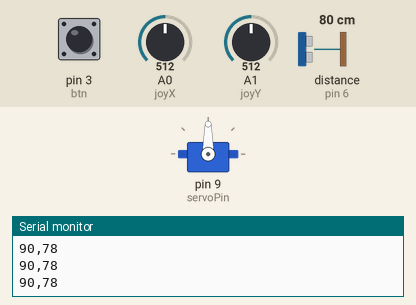
Recording of a sketch running on a simulated Arduino Uno, built with avr-gcc and run on an emulated ATmega328P. On the bench: servo, the last lines printed to the serial monitor. Wiring (inferred from the names in the program): ultrasonic range finder: trigger pin 5; echo pin 6. Inputs (shaded band) come from the test bench; at power-on: A1 (joyY) = 512, pin 3 (btn) HIGH, A0 (joyX) = 512, distance to the obstacle (sensor on pin 6) 80 cm. The echo pulse lasts 58.3 µs per cm.

Above: at 1.7 s.
1.8 s: A1 (joyY) set to 227
3.3 s: A1 (joyY) set to 196
At 6.1 s:
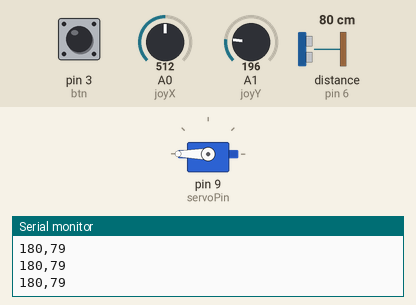
6.3 s: A1 (joyY) set to 798
7.8 s: A1 (joyY) set to 829
At 8.09 s:
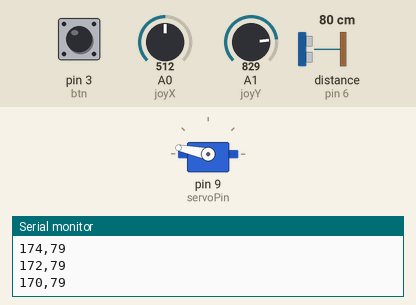
10.8 s: A1 (joyY) set to 716
At 10.8 s:
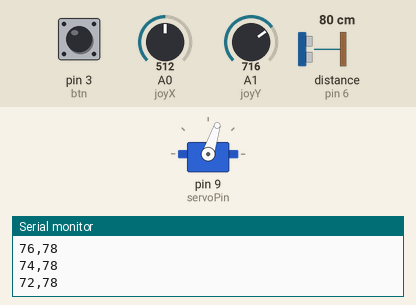
12.3 s: A1 (joyY) set to 900
At 14.7 s:
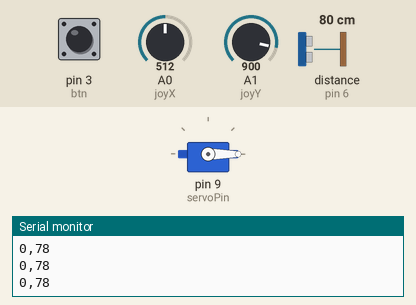
Timing chart, 0 to 16.2 s (numbered marks = the images above; inputs shaded):
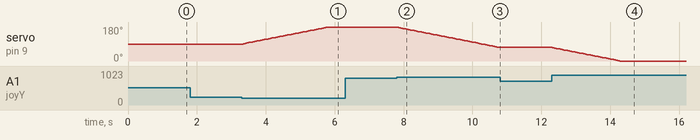

The sketch:

v1.ino
```cpp
#include <Servo.h>

Servo servo;

// Pins
const int joyX = A0, joyY = A1, btn = 3;
const int trig = 5, echo = 6, servoPin = 9;

// State
int cx, cy, angle = 90;

int getDistance() {
  digitalWrite(trig, LOW); delayMicroseconds(2);
  digitalWrite(trig, HIGH); delayMicroseconds(10);
  digitalWrite(trig, LOW);

  long d = pulseIn(echo, HIGH, 30000);
  return d ? d * 0.034 / 2 : 0;
}

void setup() {
  Serial.begin(115200);

  servo.attach(servoPin);
  servo.write(angle);

  pinMode(trig, OUTPUT);
  pinMode(echo, INPUT);
  pinMode(btn, INPUT_PULLUP);

  delay(500);
  cx = analogRead(joyX);
  cy = analogRead(joyY);
}

void loop() {
  int x = analogRead(joyX) - cx;
  int y = analogRead(joyY) - cy;

  if (abs(x) < 20) x = 0;
  if (abs(y) < 20) y = 0;

  char c = (!digitalRead(btn)) ? ' ' :
           (x > 300 && abs(y) < 200) ? 'W' :
           (x < -300 && abs(y) < 200) ? 'S' :
           (y > 300 && abs(x) < 200) ? 'D' :
           (y < -300 && abs(x) < 200) ? 'A' : 'I';

  if (c == 'A' && angle < 180) angle += 2;
  if (c == 'D' && angle > 0)   angle -= 2;

  servo.write(angle);
  delay(30);

  int dist = getDistance();

  Serial.print(angle);
  Serial.print(",");
  Serial.println(dist);

  delay(20);
}
```

Measured:
- the behaviour switches between 212 and 211 on A1 (joyY) (found by bisection; images 0 and 1)
- the behaviour switches between 812 and 813 on A1 (joyY) (found by bisection; images 1 and 2)
- after the input at 3.3 s, servo on pin 9 (servoPin): moves from 90° to 180° over 2.5 s, starting at once
- after the input at 7.8 s, servo on pin 9 (servoPin): moves from 180° to 72° over 3.0 s, starting at once
- after the input at 10.8 s, servo on pin 9 (servoPin): stays 72° (without the input it goes to 70° after 0.02 s)
- after the input at 12.3 s, servo on pin 9 (servoPin): moves from 72° to 0° over 2.0 s, starting at once
